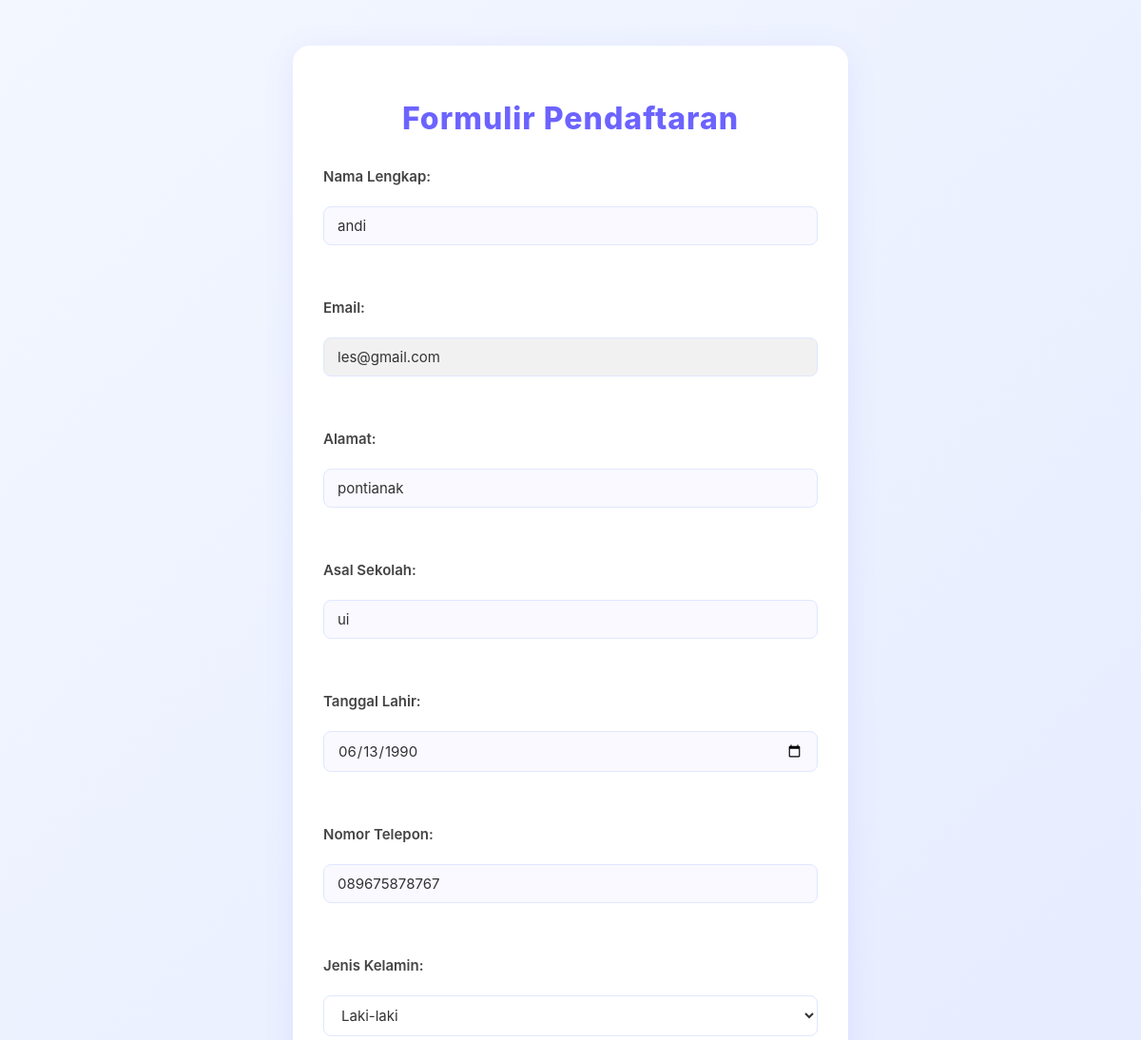
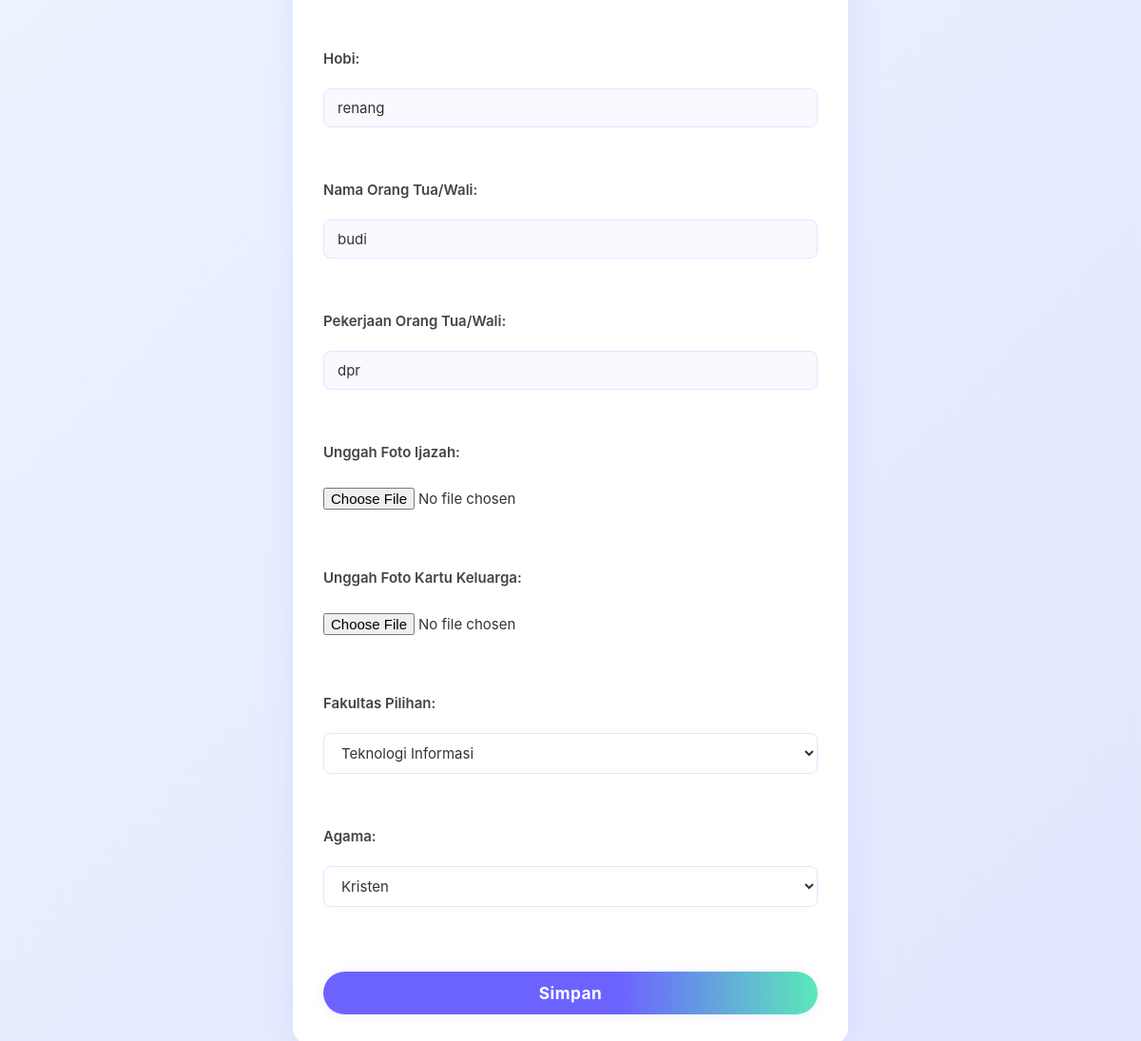
Page /form/1 on the committed database (2 pictures, top to bottom).
### models.py (models this page shows)
class User(db.Model):
    id = db.Column(db.Integer, primary_key=True)
    name = db.Column(db.String(100), nullable=False)
    email = db.Column(db.String(100), unique=True, nullable=False)
    password = db.Column(db.String(100), nullable=False)
    address = db.Column(db.String(200))
    school = db.Column(db.String(100))
    birth_date = db.Column(db.Date)
    phone = db.Column(db.String(15))
    gender = db.Column(db.String(10))
    hobby = db.Column(db.String(100))
    parent_name = db.Column(db.String(100))
    parent_job = db.Column(db.String(100))
    ijazah = db.Column(db.String(200))  # Link ke file ijazah
    kk = db.Column(db.String(200))  # Link ke file kartu keluarga
    ijazah_confirmed = db.Column(db.Boolean, default=False)  # Status konfirmasi ijazah
    kk_confirmed = db.Column(db.Boolean, default=False)  # Status konfirmasi KK
    status = db.Column(db.String(20), default='Pending')  # Pending, Approved, Rejected
    created_at = db.Column(db.DateTime, default=datetime.utcnow)  # Waktu pendaftaran
    payment_status = db.Column(db.String(20), default='Pending')  # Pending, Approved, Rejected
    payment_proof = db.Column(db.String(200))  # Path ke file bukti pembayaran
    is_action_taken = db.Column(db.Boolean, default=False)  # True jika admin sudah mengambil tindakan
    is_payment_action_taken = db.Column(db.Boolean, default=False)  # True jika admin sudah mengambil tindakan pada pembayaran
    faculty = db.Column(db.String(100))  # Fakultas pilihan user
    religion = db.Column(db.String(30))  # Tambahkan ini

### app.py (the view, shortened to what this page needs)
@app.route('/form/<int:user_id>', methods=['GET', 'POST'])
def form(user_id):
    user = User.query.get(user_id)
    if not user:
        flash('User tidak ditemukan.')
        return redirect(url_for('dashboard_user', user_id=user_id))
    return render_template('form.html', user=user)

### templates/form.html (shortened to what this page needs)
<!DOCTYPE html>
<html>
<head>
    <link rel="stylesheet" type="text/css" href="{{ url_for('static', filename='css/form.css') }}">
</head>
<body>
    <div class="container">
        <h1>Formulir Pendaftaran</h1>
        <form method="POST" enctype="multipart/form-data">
            <label for="name">Nama Lengkap:</label>
            <input type="text" id="name" name="name" value="{{ user.name or '' }}" required><br>
            <label for="email">Email:</label>
            <input type="email" id="email" name="email" value="{{ user.email or '' }}" readonly><br>
            <label for="address">Alamat:</label>
            <input type="text" id="address" name="address" value="{{ user.address or '' }}" required><br>
            <label for="school">Asal Sekolah:</label>
            <input type="text" id="school" name="school" value="{{ user.school or '' }}" required><br>
            <label for="birth_date">Tanggal Lahir:</label>
            <input type="date" id="birth_date" name="birth_date" value="{{ user.birth_date or '' }}" required><br>
            <label for="phone">Nomor Telepon:</label>
            <input type="tel" id="phone" name="phone" value="{{ user.phone or '' }}" pattern="[0-9]{10,15}" placeholder="Contoh: 081234567890" required><br>
            <label for="gender">Jenis Kelamin:</label>
            <select id="gender" name="gender" required>
                <option value="Laki-laki" {% if user.gender == 'Laki-laki' %}selected{% endif %}>Laki-laki</option>
            </select><br>
            <label for="hobby">Hobi:</label>
            <input type="text" id="hobby" name="hobby" value="{{ user.hobby or '' }}"><br>
            <label for="parent_name">Nama Orang Tua/Wali:</label>
            <input type="text" id="parent_name" name="parent_name" value="{{ user.parent_name or '' }}"><br>
            <label for="parent_job">Pekerjaan Orang Tua/Wali:</label>
            <input type="text" id="parent_job" name="parent_job" value="{{ user.parent_job or '' }}"><br>
            <label for="ijazah">Unggah Foto Ijazah:</label>
            <input type="file" id="ijazah" name="ijazah" accept="image/*"><br>
            <label for="kk">Unggah Foto Kartu Keluarga:</label>
            <input type="file" id="kk" name="kk" accept="image/*"><br>
            <label for="faculty">Fakultas Pilihan:</label>
            <select id="faculty" name="faculty" required>
                <option value="Teknologi Informasi" {% if user.faculty == 'Teknologi Informasi' %}selected{% endif %}>Teknologi Informasi</option>
            </select><br>
            <label for="religion">Agama:</label>
            <select id="religion" name="religion" required>
                <option value="Kristen" {% if user.religion == 'Kristen' %}selected{% endif %}>Kristen</option>
            </select><br>
            <button type="submit">Simpan</button>
        </form>
    </div>
</body>
</html>

### static/css/form.css (style rules this page uses)
body { background: linear-gradient(135deg, #f3f7ff 0%, #e0e7ff 100%); font-family: 'Inter', sans-serif; color: #333; }
.container { max-width: 520px; margin: 48px auto; background: #fff; padding: 36px 32px 32px 32px; border-radius: 18px; box-shadow: 0 6px 32px rgba(108,99,255,0.10); }
h1 { color: #6c63ff; text-align: center; margin-bottom: 32px; font-family: 'Poppins', 'Inter', Arial, sans-serif; font-weight: 800; letter-spacing: 1px; }
form { display: flex; flex-direction: column; gap: 18px; }
label { font-size: 15px; color: #444; font-weight: 600; margin-bottom: 4px; }
input, select, button { padding: 10px 14px; border: 1.5px solid #e0e7ff; border-radius: 8px; background-color: #f9f9ff; color: #333; font-size: 15px; font-family: 'Inter', sans-serif; transition: border 0.2s, box-shadow 0.2s; }
input[type="file"] { padding: 6px 0; background: none; border: none; }
input::placeholder { color: #aaa; font-size: 14px; }
button { background: linear-gradient(90deg, #6c63ff 60%, #5be9b9 100%); color: #fff; border: none; border-radius: 30px; font-family: 'Poppins', 'Inter', Arial, sans-serif; font-weight: 700; font-size: 1.08rem; box-shadow: 0 2px 12px rgba(108,99,255,0.10); transition: background 0.2s, color 0.2s, box-shadow 0.2s, transform 0.2s; padding: 12px 0; margin-top: 12px; letter-spacing: 0.5px; }
select { background-color: #fff; border: 1.5px solid #e0e7ff; }
input[readonly], select[disabled] { background-color: #f1f1f1; cursor: not-allowed; }

### rows in the picture
User: name "andi", email "les@gmail.com", address "pontianak", school "ui", birth_date "06/13/1990", phone "089675878767", gender "Laki-laki", hobby "renang", parent_name "budi", parent_job "dpr", faculty "Teknologi Informasi", religion "Kristen"
